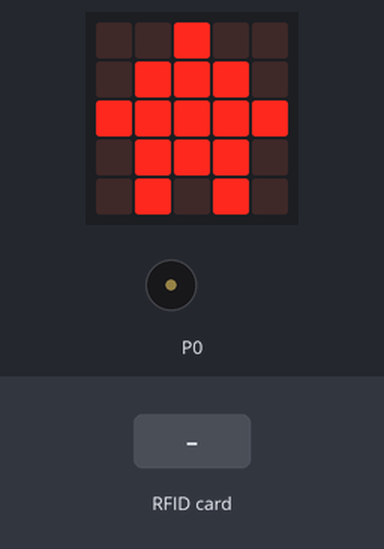
Bench run of a program on a simulated BBC micro:bit running MicroPython. Parts: the board's 5×5 LED display, buzzer (waves = sounding). The test bench sets the inputs (shaded band).

Above: at 1.2 s.
1.3 s: RFID card 01 00 00 FF held to the reader
At 1.65 s:
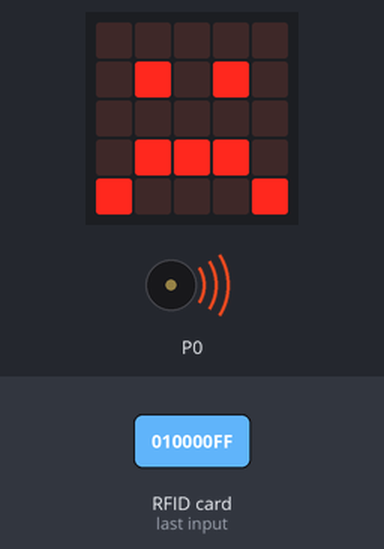
At 2.3 s:
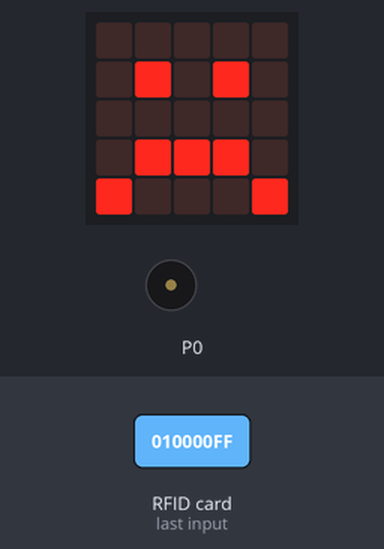
Timing chart, 0 to 4.3 s (numbered marks = the images above; inputs shaded):
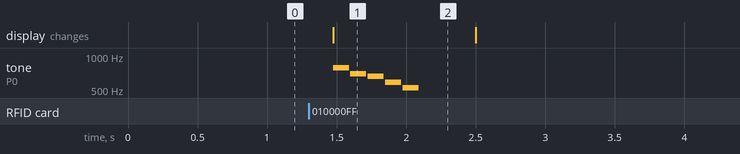

Measured:
- after the input at 1.3 s, tone on P0: plays 784 Hz for 0.12 s, 698 Hz for 0.12 s, 659 Hz for 0.12 s, 587 Hz for 0.12 s, 523 Hz for 0.12 s, starting after 0.17 s; the display: changes after 0.17 s (image 1)
- what the display in image 1 shows lasts 1.0 s, from 1.5 s to 2.5 s

The program:

example.py
```python
from microbit import *
import music
import pn532

pn532.connect()
address = 36

display.show(Image.HOUSE)

while True:
    display.show(Image.HOUSE)
    card_id = pn532.wait_card(address)
    if card_id == '34dfab091b0276':
        display.show(Image.HAPPY)
        music.play(music.POWER_UP)
    else:
        display.show(Image.SAD)
        music.play(music.JUMP_DOWN)
    sleep(400)
```

pn532.py
```python
from microbit import *

def connect():
    i2c.init(100000)

def scan_i2c():
    return i2c.scan()

def wait_ack(pn532_addr):
    while True:
        data = i2c.read(pn532_addr, 12)
        ack = str(data).replace('\\x', ' ').replace("b'", '').strip()
        if ack[0:11] == '01 00 00 ff':
            if ack[0:20] == '01 00 00 ff 00 ff 00':
                return True
            else:
                return False
        sleep(200)

def read(addr, leng=30):
    rbytes = i2c.read(addr, leng)
    result = str(rbytes).replace('\\x', ' ').replace("b'", '').strip()
    if result[0:11] == '01 00 00 ff':
        return rbytes
    else:
        return False

def write(addr, cmd):
        i2c.write(addr, cmd)
        sleep(100)
        if wait_ack(addr):
            return True
        else:
            return False

def get_version(addr):
    cmd_version = bytearray(b'\x00\x00\x00\x00\x00\x00\x00\x00\x00\x00\x00\x00\x00\x00\x00\xFF\x02\xFE\xD4\x02\x2A')
    try:
        connect()
    except Exception:
        display.show('Check i2c line')
        return False
    if write(addr, cmd_version):
        return read(addr)

def config_pn532(addr):
    cmd_config = bytearray(b'\x00\x00\x00\x00\x00\x00\x00\x00\x00\x00\x00\x00\x00\x00\x00\xFF\x05\xFB\xD4\x14\x01\x02\x01\x14')
    if write(addr, cmd_config):
        return True
    else:
        return False

def wait_card(addr):
    if not config_pn532(addr):
        return False
    cmd_waitcard = bytearray(b'\x00\x00\x00\x00\x00\x00\x00\x00\x00\x00\x00\x00\x00\x00\x00\xFF\x04\xFC\xD4\x4A\x01\x00\xE1')
    if write(addr, cmd_waitcard):
        while True:
            result = read(addr, leng=100)
            if result:
                card_num = ''
                ll = result[13]
                st = 0
                while st < ll:
                    card_num += str('%02x' % result[14+st])
                    st = st + 1
                return card_num
            sleep(200)
    else:
        return False
```
